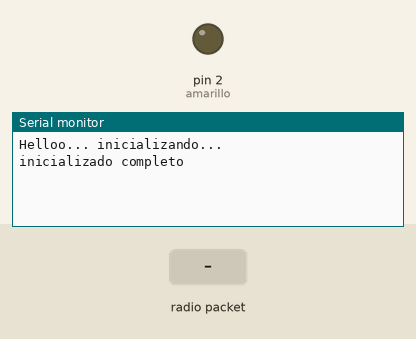
Simulated run of this sketch. Board: Arduino Uno, built with avr-gcc and run on an emulated ATmega328P. Shown: output pins drawn as LEDs (lit = HIGH), the last lines printed to the serial monitor. The test bench sets the inputs (shaded band). No radio packets arrive unless stated.

Above: at 2.2 s.
2.3 s: radio packet "9" arrives
At 3.8 s:
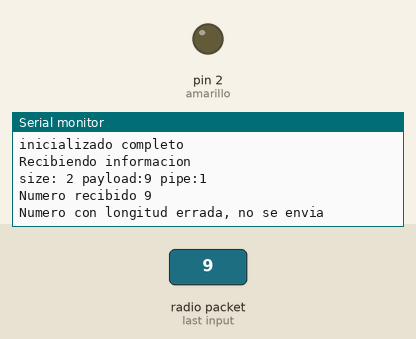
At 4.4 s:
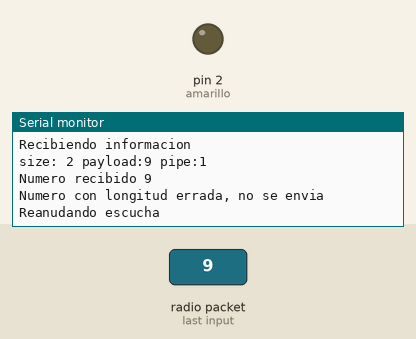

The sketch:

receiver.ino
```cpp
/*

Written by Stanley Seow
 stanleyseow@gmail.com
Modified by p431i7o
pablito dot federico at gmail dot com

Arduino sends the message throught the IR led,  it receives throught the nrf24l01
*/

#include <SPI.h>
#include "nRF24L01.h"
#include "RF24.h"
#include "printf.h"
#include <IRremote.h>

#define RF_SETUP 0x17

// Set up nRF24L01 radio on SPI pin for CE, CSN
RF24 radio(8,9);

const uint64_t pipes[2] = {0x7365727631LL, //para escribir
                           0xF0F0F0F0E1LL}; //para leer

char receivePayload[32];
uint8_t counter=0;
int amarillo;
IRsend irsend;
void setup(void){
  pinMode(2,OUTPUT);// amarillo

  Serial.begin(57600);
  printf_begin();
  printf("Helloo... inicializando...\n\r");
  radio.begin();
  // Enable this seems to work better
  radio.enableDynamicPayloads();
  radio.setDataRate(RF24_1MBPS);
  radio.setPALevel(RF24_PA_MAX);
  radio.setChannel(76);
  radio.setRetries(15,15);

  radio.openWritingPipe(pipes[0]);
  radio.openReadingPipe(1,pipes[1]);
  radio.startListening();
  // Dump the configuration of the rf unit for debugging
  radio.printDetails();
  printf("inicializado completo\n\r");
  delay(1000);
}

void loop(void){
  char receivePayload[32];
  char temp2[1];
  unsigned long numeroEnviar;
  char * pEnd;
  uint8_t pipe = 1;
  while(radio.available (&pipe) ){
    uint8_t len = radio.getDynamicPayloadSize();
    radio.read( receivePayload, len);
    receivePayload[len]=0;
    //Mostrando en la pantalla
    Serial.println("Recibiendo informacion");
    printf("size: %i payload:%s pipe:%i \n\r",len,receivePayload,pipe);
    numeroEnviar=strtol(receivePayload,&pEnd,16);
    printf("Numero recibido %lu\n\r",numeroEnviar);
    if(len==9){
      Serial.println("Enviando por IR");
      irsend.sendLG(numeroEnviar,28);
    }else{
      Serial.println("Numero con longitud errada, no se envia");
    }

    delay(1000);
    Serial.println("Reanudando escucha");
    radio.startListening();

  } //end while
  delay(1000);
}
```

printf.h
```cpp
// (licence header left out)
/**
* @file printf.h
*
* Setup necessary to direct stdout to the Arduino Serial library, which
* enables 'printf'
*/

#ifndef __PRINTF_H__
#define __PRINTF_H__

#ifdef ARDUINO

int serial_putc( char c, FILE * )
{
Serial.write( c );

return c;
}

void printf_begin(void)
{
fdevopen( &serial_putc, 0 );
}

#else
#error This example is only for use on Arduino.
#endif // ARDUINO

#endif // __PRINTF_H__
```

Measured:
- after the input at 2.3 s, the serial monitor: prints a new line after 0.71 s (image 1)
